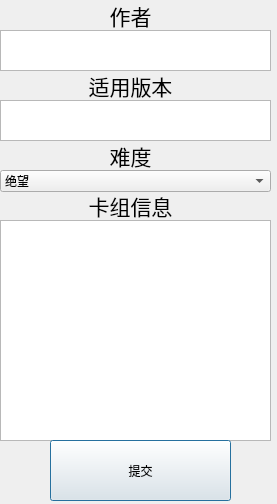
<?xml version="1.0" encoding="UTF-8"?>
<ui version="4.0">
 <class>Dialog_push_deck</class>
 <widget class="QDialog" name="Dialog_push_deck">
  <property name="enabled">
   <bool>true</bool>
  </property>
  <property name="geometry">
   <rect>
    <x>0</x>
    <y>0</y>
    <width>277</width>
    <height>504</height>
   </rect>
  </property>
  <property name="windowTitle">
   <string>分享卡组</string>
  </property>
  <widget class="QTextEdit" name="textEdit_author">
   <property name="geometry">
    <rect>
     <x>0</x>
     <y>30</y>
     <width>271</width>
     <height>41</height>
    </rect>
   </property>
   <property name="font">
    <font>
     <pointsize>16</pointsize>
    </font>
   </property>
   <property name="html">
    <string>&lt;!DOCTYPE HTML PUBLIC &quot;-//W3C//DTD HTML 4.0//EN&quot; &quot;http://www.w3.org/TR/REC-html40/strict.dtd&quot;&gt;
&lt;html&gt;&lt;head&gt;&lt;meta name=&quot;qrichtext&quot; content=&quot;1&quot; /&gt;&lt;meta charset=&quot;utf-8&quot; /&gt;&lt;style type=&quot;text/css&quot;&gt;
p, li { white-space: pre-wrap; }
hr { height: 1px; border-width: 0; }
li.unchecked::marker { content: &quot;\2610&quot;; }
li.checked::marker { content: &quot;\2612&quot;; }
&lt;/style&gt;&lt;/head&gt;&lt;body style=&quot; font-family:'Microsoft YaHei UI'; font-size:16pt; font-weight:400; font-style:normal;&quot;&gt;
&lt;p align=&quot;center&quot; style=&quot;-qt-paragraph-type:empty; margin-top:0px; margin-bottom:0px; margin-left:0px; margin-right:0px; -qt-block-indent:0; text-indent:0px;&quot;&gt;&lt;br /&gt;&lt;/p&gt;&lt;/body&gt;&lt;/html&gt;</string>
   </property>
  </widget>
  <widget class="QTextEdit" name="textEdit_game_version">
   <property name="geometry">
    <rect>
     <x>0</x>
     <y>100</y>
     <width>271</width>
     <height>41</height>
    </rect>
   </property>
   <property name="font">
    <font>
     <pointsize>16</pointsize>
    </font>
   </property>
   <property name="html">
    <string>&lt;!DOCTYPE HTML PUBLIC &quot;-//W3C//DTD HTML 4.0//EN&quot; &quot;http://www.w3.org/TR/REC-html40/strict.dtd&quot;&gt;
&lt;html&gt;&lt;head&gt;&lt;meta name=&quot;qrichtext&quot; content=&quot;1&quot; /&gt;&lt;meta charset=&quot;utf-8&quot; /&gt;&lt;style type=&quot;text/css&quot;&gt;
p, li { white-space: pre-wrap; }
hr { height: 1px; border-width: 0; }
li.unchecked::marker { content: &quot;\2610&quot;; }
li.checked::marker { content: &quot;\2612&quot;; }
&lt;/style&gt;&lt;/head&gt;&lt;body style=&quot; font-family:'Microsoft YaHei UI'; font-size:16pt; font-weight:400; font-style:normal;&quot;&gt;
&lt;p align=&quot;center&quot; style=&quot;-qt-paragraph-type:empty; margin-top:0px; margin-bottom:0px; margin-left:0px; margin-right:0px; -qt-block-indent:0; text-indent:0px;&quot;&gt;&lt;br /&gt;&lt;/p&gt;&lt;/body&gt;&lt;/html&gt;</string>
   </property>
  </widget>
  <widget class="QTextEdit" name="textEdit_deck_info">
   <property name="geometry">
    <rect>
     <x>0</x>
     <y>220</y>
     <width>271</width>
     <height>221</height>
    </rect>
   </property>
  </widget>
  <widget class="QComboBox" name="comboBox_difficulty">
   <property name="geometry">
    <rect>
     <x>0</x>
     <y>170</y>
     <width>271</width>
     <height>22</height>
    </rect>
   </property>
   <item>
    <property name="text">
     <string>绝望</string>
    </property>
   </item>
   <item>
    <property name="text">
     <string>噩梦</string>
    </property>
   </item>
   <item>
    <property name="text">
     <string>老兵</string>
    </property>
   </item>
   <item>
    <property name="text">
     <string>新兵</string>
    </property>
   </item>
   <item>
    <property name="text">
     <string>娱乐</string>
    </property>
   </item>
  </widget>
  <widget class="QLabel" name="label_author">
   <property name="geometry">
    <rect>
     <x>50</x>
     <y>0</y>
     <width>161</width>
     <height>31</height>
    </rect>
   </property>
   <property name="font">
    <font>
     <pointsize>16</pointsize>
    </font>
   </property>
   <property name="text">
    <string>&lt;html&gt;&lt;head/&gt;&lt;body&gt;&lt;p align=&quot;center&quot;&gt;作者&lt;/p&gt;&lt;/body&gt;&lt;/html&gt;</string>
   </property>
  </widget>
  <widget class="QLabel" name="label_game_version">
   <property name="geometry">
    <rect>
     <x>50</x>
     <y>70</y>
     <width>161</width>
     <height>31</height>
    </rect>
   </property>
   <property name="font">
    <font>
     <pointsize>16</pointsize>
    </font>
   </property>
   <property name="text">
    <string>&lt;html&gt;&lt;head/&gt;&lt;body&gt;&lt;p align=&quot;center&quot;&gt;适用版本&lt;/p&gt;&lt;/body&gt;&lt;/html&gt;</string>
   </property>
  </widget>
  <widget class="QLabel" name="label_difficulty">
   <property name="geometry">
    <rect>
     <x>50</x>
     <y>140</y>
     <width>161</width>
     <height>31</height>
    </rect>
   </property>
   <property name="font">
    <font>
     <pointsize>16</pointsize>
    </font>
   </property>
   <property name="text">
    <string>&lt;html&gt;&lt;head/&gt;&lt;body&gt;&lt;p align=&quot;center&quot;&gt;难度&lt;/p&gt;&lt;/body&gt;&lt;/html&gt;</string>
   </property>
  </widget>
  <widget class="QLabel" name="label_deck_info">
   <property name="geometry">
    <rect>
     <x>50</x>
     <y>190</y>
     <width>161</width>
     <height>31</height>
    </rect>
   </property>
   <property name="font">
    <font>
     <pointsize>16</pointsize>
    </font>
   </property>
   <property name="text">
    <string>&lt;html&gt;&lt;head/&gt;&lt;body&gt;&lt;p align=&quot;center&quot;&gt;卡组信息&lt;/p&gt;&lt;/body&gt;&lt;/html&gt;</string>
   </property>
  </widget>
  <widget class="QPushButton" name="pushButton_importInGame_recommend">
   <property name="geometry">
    <rect>
     <x>50</x>
     <y>440</y>
     <width>181</width>
     <height>61</height>
    </rect>
   </property>
   <property name="text">
    <string>提交</string>
   </property>
  </widget>
 </widget>
 <resources/>
 <connections/>
</ui>
